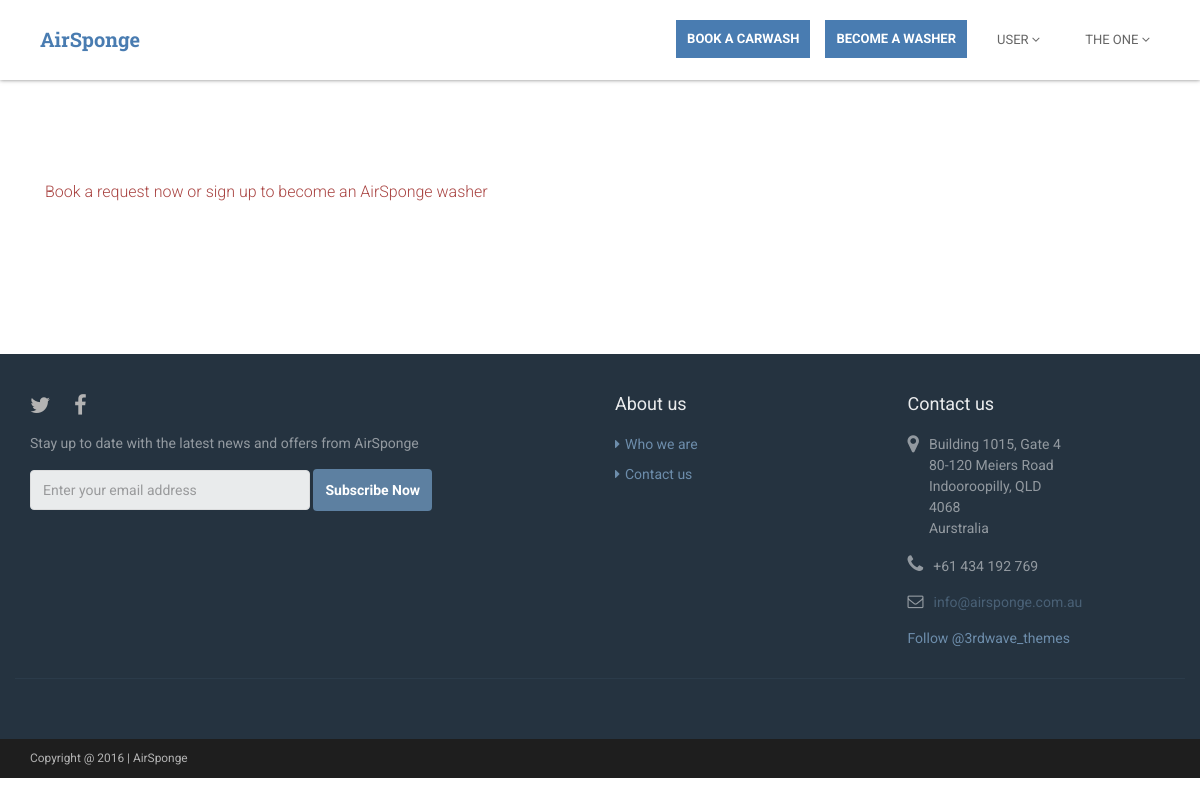
/accounts/dashboard/ (signed in), run on an earlier commit of the app's database.
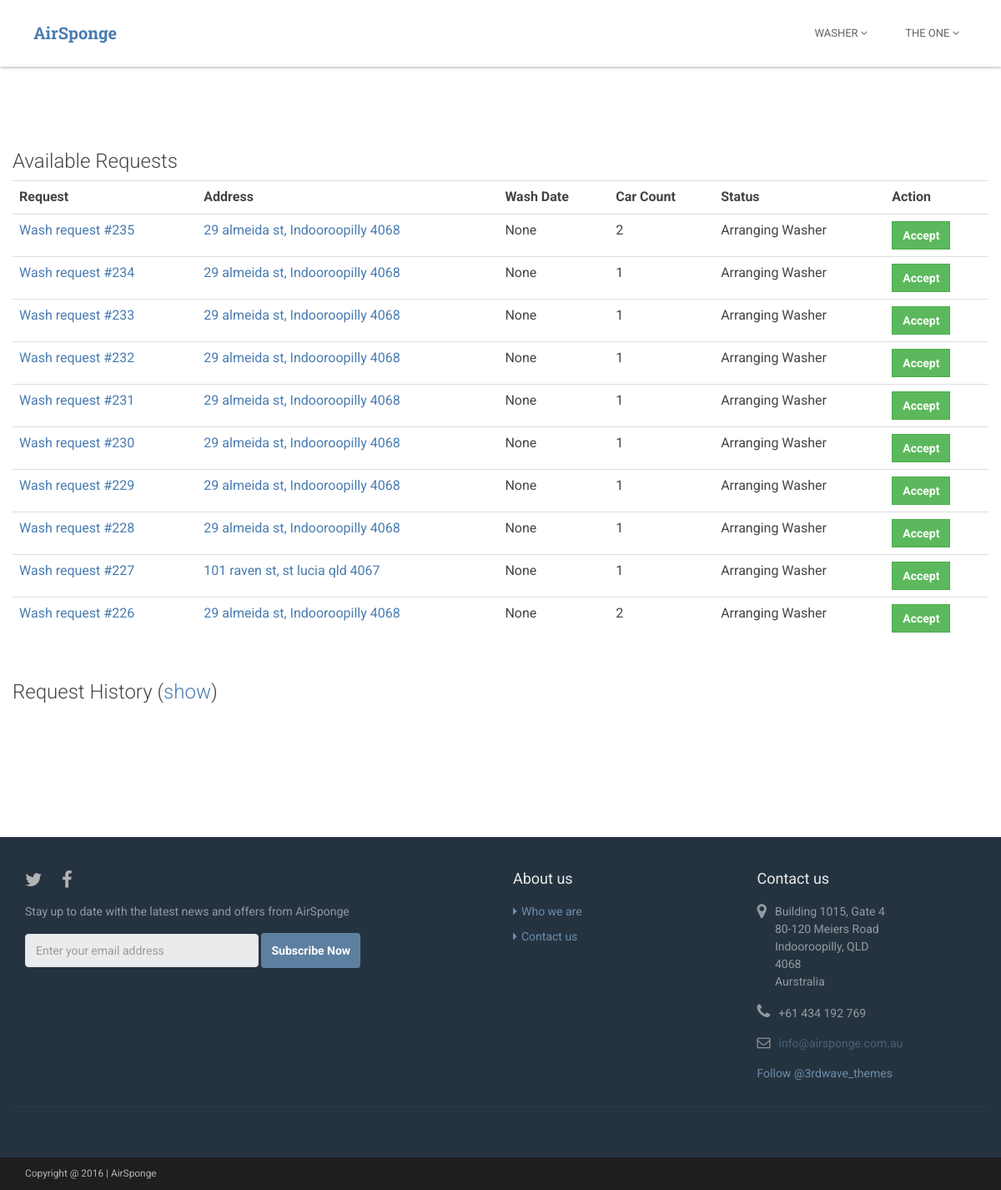
And on a later commit of the database.
### a/models.py (models this page shows, shortened)
class BaseUser(AbstractUser):
    ROLE_CHOICES = [
        ('user', 'user'),
        ('washee', 'washee'),
        ('washer', 'washer'),
        ('both', 'both'),
    ]
    role = models.CharField(max_length=10, choices=ROLE_CHOICES, default='user')
    phone = models.CharField(max_length=20, null=True, blank=True)
    rating = models.FloatField(null=True, blank=True)

class WashRequest(models.Model):
    washee = models.ForeignKey(BaseUser, on_delete=models.CASCADE, null=True, blank=True,
                               related_name='assigned_washee')
    address = models.ForeignKey(Address, null=True, blank=True)
    washer = models.ForeignKey(BaseUser, on_delete=models.CASCADE, null=True, blank=True,
                               related_name='assigned_washer')
    promocode = models.ForeignKey(Promocode, on_delete=models.CASCADE, null=True, blank=True)
    STATUS_CHOICES = [
        (1, 'Payment Pending'),
        (2, 'Arranging Washer'),
        (3, 'Wash in Progress'),
        (4, 'Completed'),
        (0, 'Cancelled'),
    ]
    status = models.IntegerField(choices=STATUS_CHOICES, default=1)
    active = models.BooleanField(default=True)
    request_date = models.DateTimeField(null=True, blank=True)
    wash_date = models.DateTimeField(null=True, blank=True)
    water_details = models.CharField(max_length=40, null=True, blank=True)
    electricity_details = models.CharField(max_length=40, null=True, blank=True)
    vacuum_details = models.CharField(max_length=40, null=True, blank=True)
    description = models.CharField(max_length=254, null=True, blank=True)
    discount = models.FloatField(default=0, blank=True)
    car_count = models.IntegerField(default=1, blank=True)
    total_price = models.FloatField(default=0, blank=True)

class Address(models.Model):
    baseUser = models.OneToOneField(BaseUser, null=True, blank=True)
    street_address = models.CharField(max_length=200, null=True, blank=True)
    suburb = models.CharField(max_length=40, null=True, blank=True)
    city = models.CharField(max_length=40, null=True, blank=True)
    postcode = models.CharField(max_length=10, blank=True, null=True)
    state = models.CharField(max_length=20, null=True, blank=True)
    country = models.CharField(max_length=40, null=True, blank=True)
    oneline_address = models.CharField(max_length=200, null=True, blank=True)
    formatted = models.CharField(max_length=200, null=True, blank=True)

### a/views.py (the view)
# urls.py: url(r'^accounts/dashboard/$', views.dashboard, name='dashboard'),
@login_required
def dashboard(request):
    context = {}
    if request.user.role == 'user':
        context['message'] = 'Book a request now or sign up to become an AirSponge washer'
    elif request.user.role == 'washee':
        context['active_requests'] = WashRequest.objects.filter(washee=request.user, active=True).order_by(
            'request_date').reverse()
        context['inactive_requests'] = WashRequest.objects.filter(washee=request.user, active=False).order_by(
            'request_date').reverse()
    elif request.user.role == 'washer':
        context['available_requests'] = WashRequest.objects.filter(status=2).order_by(
            'request_date').reverse()
        context['active_requests'] = WashRequest.objects.filter(washer=request.user, active=True).order_by(
            'request_date').reverse()
        context['inactive_requests'] = WashRequest.objects.filter(washer=request.user, active=False).order_by(
            'request_date').reverse()
    return render(request, 'account/dashboard.html', context)

### a/templatetags/customtags.py (called while the page is built)
@register.filter(name='url_address')
def url_address(address):
    return address.replace(' ', '+')

### templates/account/dashboard.html (shortened to what this page needs)
{% extends 'base.html' %}
{% load i18n %}
{% block body-class %}
    class='dashboard-page'
{% endblock %}
{% block nav %}
    {% include 'nav.html' with none='-none' scrolled='scrolled' %}
{% endblock %}
{% block content %}
    <section class="dashboard-section custom-section section section-on-bg">
        <div class="container">
            {% if message %}
                <div class="col-sm-12">
                    <p class="inner-section-title error-message">{{ message }}</p>
                </div>
            {% endif %}
            {% if available_requests %}
                {% include 'account/dashboard-table.html' with r=available_requests status='available' string='Available Requests' %}
            {% endif %}
            {% if inactive_requests %}
                {% include 'account/dashboard-table.html' with r=inactive_requests status='inactive' string='Request History' %}
            {% endif %}
        </div>
    </section>
{% endblock %}

### templates/nav.html (shortened to what this page needs)
<header id="header{{ none }}" class="header navbar-fixed-top {{ scrolled }}">
    <div>
        <div class="branding">
            <h1 class="logo">
                <a href="/"><span class="text">AirSponge</span></a>
            </h1>
        </div>
        <nav class="main-nav navbar-right" role="navigation">
            <div id="navbar-collapse" class="navbar-collapse collapse">
                <ul class="nav navbar-nav">
                    {% if user.role != 'washer' %}
                        <li class="nav-item nav-item-cta">
                            <a class="btn btn-cta btn-cta-secondary no-border-radius" href="{% url 'a:booking' %}">Book
                                a
                                Carwash</a>
                        </li>
                    {% endif %}
                    {% if not user.is_authenticated or user.role == 'user' %}
                        <li class="nav-item nav-item-cta">
                            <a class="btn btn-cta btn-cta-secondary no-border-radius" href="{% url 'a:washer' %}">Become
                                a
                                Washer</a>
                        </li>
                    {% endif %}
                    {% if user.is_authenticated %}
                        {% if user.is_superuser %}
                            <li class="nav-item nav-item-cta dropdown">
                                <a data-toggle="dropdown"
                                   data-hover="dropdown" data-delay="0"
                                   data-close-others="false" href="#">
                                    {{ user.role }}
                                    <i class="fa fa-angle-down"></i>
                                </a>
                            </li>
                        {% endif %}
                        <li class="nav-item nav-item-cta last dropdown">
                            <a data-toggle="dropdown"
                               data-hover="dropdown" data-delay="0"
                               data-close-others="false" href="#">
                                {% if user.first_name %}
                                    {{ user.first_name }}
                                {% else %}
                                    {{ user.username }}
                                {% endif %}
                                <i class="fa fa-angle-down"></i>
                            </a>
                        </li>
                    {% else %}
                        <li class="nav-item"><a href="{% url 'account_login' %}">Log in</a></li>
                        <li class="nav-item nav-item-cta last">
                            <a href="{% url 'account_signup' %}">Sign
                                Up</a>
                        </li>
                    {% endif %}
                </ul>
            </div>
        </nav>
    </div>
</header>

### templates/account/dashboard-table.html (shortened to what this page needs)
{% load customtags %}
<div class="row">
    <h3 class="inner-section-title">
        {{ string }} {% if status == 'inactive' %}(<a id="history-toggle-btn" href="#">show</a>){% endif %}
    </h3>
</div>
<div class="row {{ status }}-requests {% if status == 'inactive' %}animate-height{% endif %}" >
    <table id="{{ status }}-requests-table" class="table table-hover" >
        <tr>
            <th>Request</th>
            <th>Address</th>
            <th>Wash Date</th>
            <th>Car Count</th>
            <th>Status</th>
            {% if status != 'inactive' %}
                <th>Action</th>
            {% endif %}
        </tr>
        {% for request in r %}
            <tr>
                <td>
                    <a href="{% url 'a:carwash' %}?id={{ request.id }}">Wash request
                        #{{ request.id }}</a>
                </td>
                <td>
                    <a href="https://google.com.au/maps/place/{{ request.address.oneline_address|url_address }}">
                        {{ request.address.oneline_address }}
                    </a>
                </td>
                <td>{{ request.wash_date }}</td>
                <td>{{ request.car_count }}</td>
                <td>{{ request.get_status_display }}</td>
                {% if status == 'available' %}
                    <td>
                        <a href="#" type="button" class="btn btn-success no-border-radius">Accept</a>
                    </td>
                {% endif %}
            </tr>
        {% endfor %}
    </table>
</div>

What changed in the data, as far as the page shows it:
changed BaseUser "THE ONE": role "USER" → "WASHER"
now on this page (row edited): WashRequest: id "235", address.oneline_address "29 almeida st, Indooroopilly 4068", wash_date "None", car_count "2", status "Arranging Washer"
now on this page (row edited): WashRequest: id "234", address.oneline_address "29 almeida st, Indooroopilly 4068", wash_date "None", car_count "1", status "Arranging Washer"
now on this page (row edited): WashRequest: id "233", address.oneline_address "29 almeida st, Indooroopilly 4068", wash_date "None", car_count "1", status "Arranging Washer"
now on this page (row edited): WashRequest: id "232", address.oneline_address "29 almeida st, Indooroopilly 4068", wash_date "None", car_count "1", status "Arranging Washer"
now on this page (row edited): WashRequest: id "231", address.oneline_address "29 almeida st, Indooroopilly 4068", wash_date "None", car_count "1", status "Arranging Washer"
now on this page (row edited): WashRequest: id "230", address.oneline_address "29 almeida st, Indooroopilly 4068", wash_date "None", car_count "1", status "Arranging Washer"
now on this page (row edited): WashRequest: id "229", address.oneline_address "29 almeida st, Indooroopilly 4068", wash_date "None", car_count "1", status "Arranging Washer"
now on this page (row edited): WashRequest: id "228", address.oneline_address "29 almeida st, Indooroopilly 4068", wash_date "None", car_count "1", status "Arranging Washer"
now on this page (row edited): WashRequest: id "227", address.oneline_address "101 raven st, st lucia qld 4067", wash_date "None", car_count "1", status "Arranging Washer"
now on this page (row edited): WashRequest: id "226", address.oneline_address "29 almeida st, Indooroopilly 4068", wash_date "None", car_count "2", status "Arranging Washer"
Also different on the page:
{{ string }}: (not shown) → "Available Requests Request History"
{{ message }}: "Book a request now or sign up to become an AirSponge washer" → (not shown)
text no longer shown: "BOOK A CARWASH BECOME A WASHER"
text now shown: "Request Address Wash Date Car Count Status Action ( show )"
